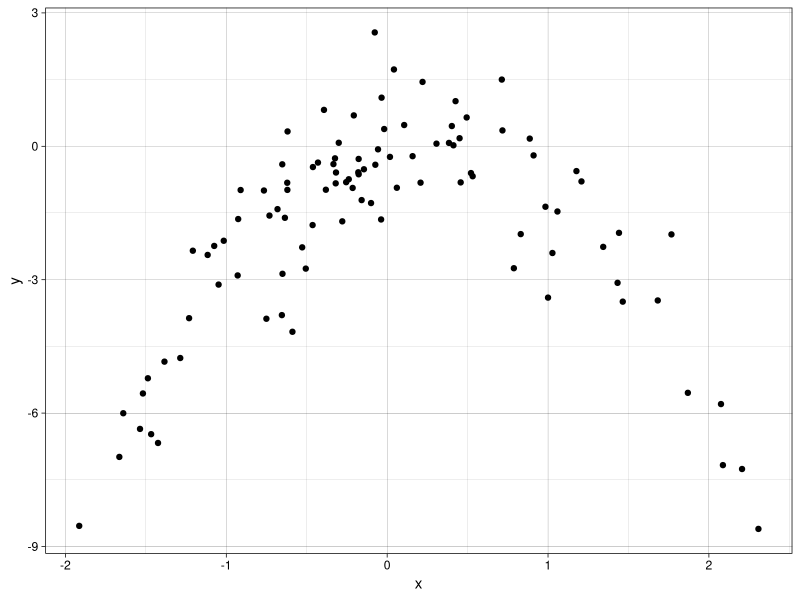

Here is the R script that generated this plot:
library(boot)
library(ggplot2)

# A
set.seed(1)
y <- rnorm(100)
x <- rnorm(100)
y <- x - 2 * x^2 + rnorm(100)

dataset <- data.frame(x, y)

# B
ggplot(dataset, aes(x = x, y = y)) +
    geom_point() +
    theme_linedraw()

# C
set.seed(1)
cv.mse <- data.frame()

for (i in 1:4) {
    glm.fit <- glm(y ~ poly(x, i))
    glm.mse <- cv.glm(dataset, glm.fit)$delta
    cv.mse <- rbind(cv.mse, data.frame(avgMse = glm.mse[1], adjMse = glm.mse[2]))
}

cv.mse

# D
set.seed(2)
cv.mse <- data.frame()

for (i in 1:4) {
    glm.fit <- glm(y ~ poly(x, i))
    glm.mse <- cv.glm(dataset, glm.fit)$delta
    cv.mse <- rbind(cv.mse, data.frame(avgMse = glm.mse[1], adjMse = glm.mse[2]))
}

cv.mse

# E
which.min(cv.mse$avgMse)
which.min(cv.mse$adjMse)

# F
summary(glm(y ~ poly(x, 4)))
